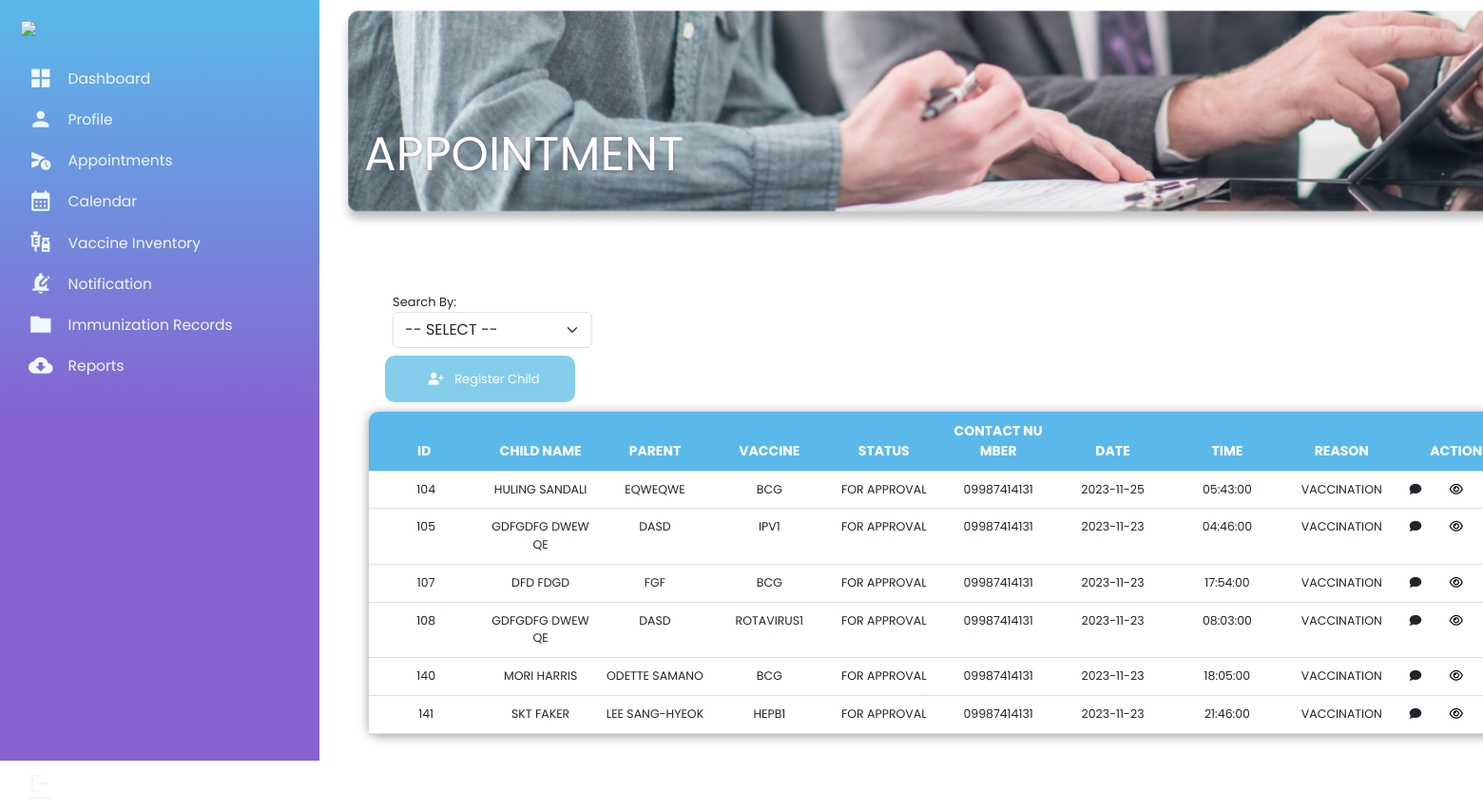
/Admin/Appointment-TAB.php (signed in), run on an earlier commit of the app's database.
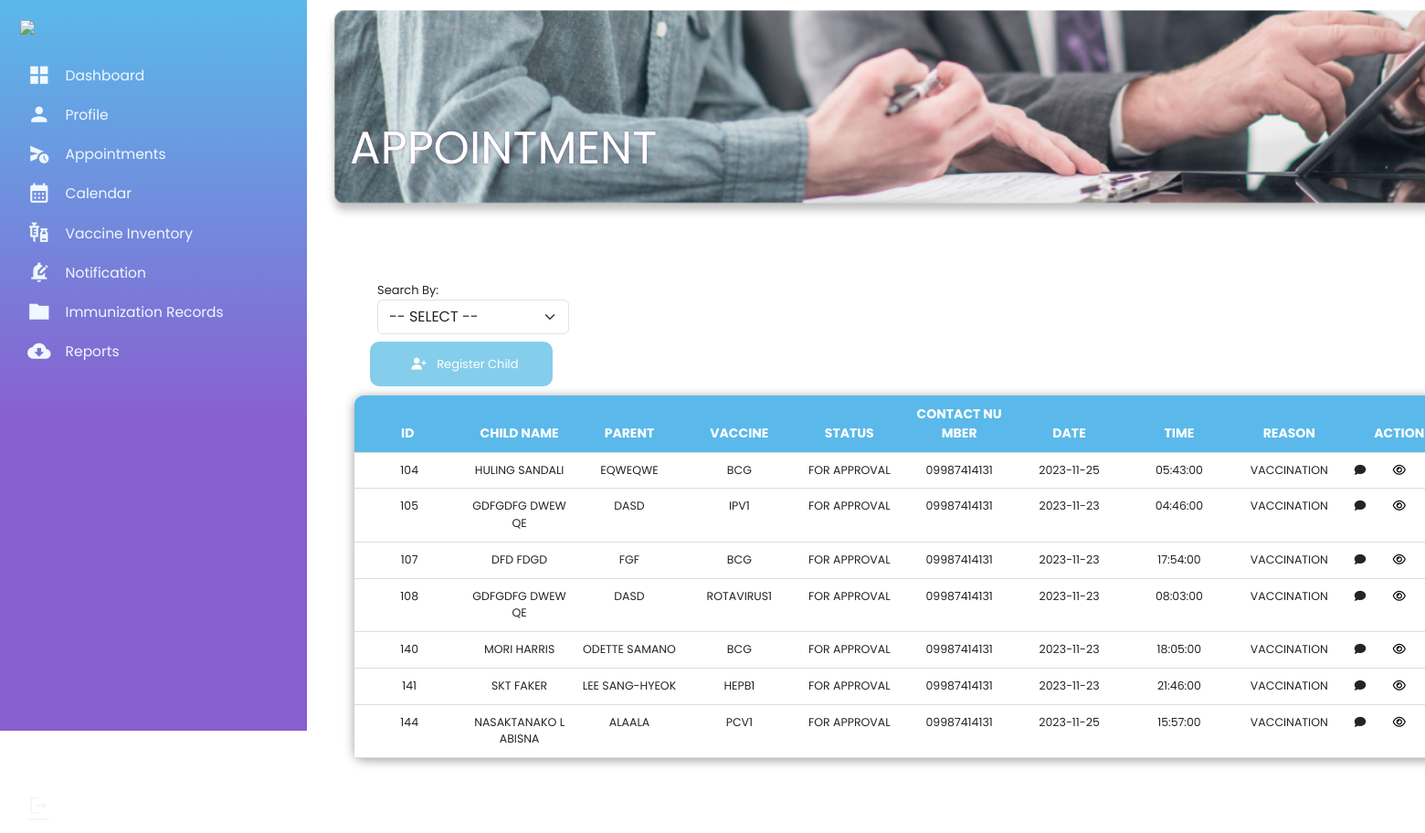
And on a later commit of the database.
### tables this page shows
CREATE TABLE `appointmenttable` (
  `appt_id` int(11) NOT NULL,
  `userid` int(11) NOT NULL,
  `cid` int(11) NOT NULL,
  `vacid` int(11) NOT NULL,
  `appt_time` time DEFAULT NULL,
  `appt_date` date NOT NULL,
  `dose` int(11) NOT NULL,
  `child_name` varchar(50) NOT NULL,
  `guardian_name` varchar(50) NOT NULL,
  `contact_number` varchar(50) DEFAULT NULL,
  `age` varchar(50) DEFAULT NULL,
  `email` varchar(50) NOT NULL,
  `appointment_status` int(11) DEFAULT 0,
  `vaccine_administer` varchar(100) DEFAULT NULL,
  `for_reason` varchar(50) DEFAULT NULL,
  `status_desc` varchar(100) NOT NULL
);

CREATE TABLE `vaccineinventory` (
  `vacid` int(11) NOT NULL,
  `vac_name` varchar(11) NOT NULL,
  `vac_desc` varchar(40) NOT NULL,
  `stocks` int(11) NOT NULL,
  `administered` int(11) NOT NULL,
  `req_dose` int(11) NOT NULL,
  `lower_limit` varchar(11) NOT NULL,
  `upper_limit` varchar(11) NOT NULL,
  `exp_date` date NOT NULL,
  `active` int(11) DEFAULT 1
);

### Admin_appointment/admin_appointment_controller.php (called while the page is built, shortened)
<?php
include '../Homepage/config.php';
$select = mysqli_query($conn, "SELECT * FROM appointmenttable a
LEFT JOIN vaccineinventory b ON a.vacid = b.vacid WHERE a.appointment_status = 1") or die('query failed');
$appointmenttable = mysqli_fetch_all($select, MYSQLI_ASSOC);
?>

### Admin/Appointment-TAB.php (the view, shortened to what the changed rows need)
<!DOCTYPE html>
<html>
<?php include('../include/include.php'); ?>
<?php include('../templates/Header.php'); ?>
<link rel="stylesheet" href="./css/style5.css">
<link rel="stylesheet" href="./css/appointment_tab.css">
<?php include('../Admin_appointment/admin_appointment_controller.php');
include('../Admin_appointment/vaccine_details.php'); ?>
<body>
    <div class="dash-container">
         <?php include('../templates/Admin-Dash.php'); ?>
    <div class="column">
    <div class="dashboard">
            <div class="dashboard-text">
                <h1 class="text-white">APPOINTMENT</h1>
            </div>
            </div>
        <div class="table">
            <div class="table_section">
                    <div class="row"  style="position:relative; left:80px;">
                                     <table class="table" id="data_table">
                                        <thead class="">
                                            <tr>
                                                <th scope="col" class="col col-auto ps-1 pe-2 text-uppercase">
                                                    <text>id</text>
                                                </th>
                                                <th scope="col" class="col col-auto ps-2 pe-2 text-uppercase">
                                                    <text>child name</text>
                                                </th>
                                                <th scope="col" class="col col-auto ps-2 pe-2 text-uppercase">
                                                    <text>parent</text>
                                                </th>
                                                <th scope="col" class="col col-auto ps-2 pe-2 text-uppercase">
                                                    <text>vaccine</text>
                                                </th>
                                                <th scope="col" class="col col-auto ps-2 pe-2 text-uppercase">
                                                    <text>status</text>
                                                </th>
                                                <th scope="col" class="col col-auto ps-2 pe-2 text-uppercase">
                                                    <text>contact number</text>
                                                </th>
                                                <th scope="col" class="col col-auto ps-2 pe-2 text-uppercase">
                                                    <text>date</text>
                                                </th>
                                                <th scope="col" class="col col-auto ps-2 pe-2 text-uppercase">
                                                    <text>time</text>
                                                </th>
                                                 <th scope="col" class="col col-auto ps-2 pe-2 text-uppercase">
                                                    <text>reason</text>
                                                </th>
                                                <th scope="col" class="col col-auto ps-2 pe-2 text-uppercase">
                                                    <text>action</text>
                                                </th>
                                            </tr>
                                        </thead>
                                        <tbody class="p-3 fs-7 text-white text-center">
                                            <?php
                                                foreach($appointmenttable as $info){
                                                    $appt_id = $info['appt_id'];
                                                    $cid = $info['cid'];
                                                    $appt_time = $info['appt_time'];
                                                    $appt_date = $info['appt_date'];
                                                    $child_name = $info['child_name'];
                                                    $guardian_name = $info['guardian_name'];
                                                    $contact_number = $info['contact_number'];
                                                    $appointment_status = $info['appointment_status'];
                                                    $vac_name = $info['vac_name'];
                                                    $for_reason = $info['for_reason'];
                                                    if($appointment_status == 1 ){
                                                        $appointment_status_list = "For Approval";
                                                    }
                                            ?>
                                             <tr>
                                                <td scope="col" class="col col-auto ps-2 pe-2 text-uppercase">
                                                    <text><?php echo $appt_id; ?></text>
                                                </td>
                                                <td scope="col" class="col col-auto ps-2 pe-2 text-uppercase">
                                                    <text><?php echo $child_name; ?></text>
                                                </td>
                                                <td scope="col" class="col col-auto ps-2 pe-2 text-uppercase">
                                                    <text><?php echo $guardian_name; ?></text>
                                                </td>
                                                <td scope="col" class="col col-auto ps-2 pe-2 text-uppercase">
                                                    <text><?php echo $vac_name; ?></text>
                                                </td>
                                                <td scope="col" class="col col-auto ps-2 pe-2 text-uppercase">
                                                    <text><?php echo $appointment_status_list; ?></text>
                                                </td>
                                                <td scope="col" class="col col-auto ps-2 pe-2 text-uppercase">
                                                    <text><?php echo $contact_number; ?></text>
                                                </td>
                                                <td scope="col" class="col col-auto ps-2 pe-2 text-uppercase">
                                                    <text><?php echo $appt_date; ?></text>
                                                </td>
                                                <td scope="col" class="col col-auto ps-2 pe-2 text-uppercase">
                                                    <text><?php echo $appt_time; ?></text>
                                                </td>
                                                <td scope="col" class="col col-auto ps-2 pe-2 text-uppercase">
                                                    <text><?php echo $for_reason; ?></text>
                                                </td>
                                                <td scope="col" class="col col-auto ps-2 pe-2 text-uppercase">
                                                    <div class="row">
                                                        <div class="col-lg-4">
                                                            <a id="send_notif-<?php echo $appt_id; ?>"  style="cursor:pointer;">
                                                                <i class="fa fa-comment"></i>
                                                            </a>
                                                        </div>
                                                        <div class="col-lg-4">
                                                            <a href="../Admin/admin_more_info.php?id=<?= $cid; ?>" style="cursor:pointer; color:black;">
                                                                <i class="fa fa-eye"></i>
                                                            </a>
                                                        </div>
                                                        <div class="col-lg-4">
                                                        </div>
                                                    </div>
                                                </td>
                                            </tr>
                                            <?php } ?>
                                        </tbody>
                                    </table>
                    </div>
                    </div>
            </div>
    </div>
    </div>
</body>
</html>

What changed in the data, as far as the page shows it:
added appointmenttable: appt_id "144", child_name "NASAKTANAKO LABISNA", guardian_name "ALAALA", vacid.vac_name "PCV1", appointment_status "FOR APPROVAL", contact_number "09987414131", appt_date "2023-11-25", appt_time "15:57:00", for_reason "VACCINATION"
